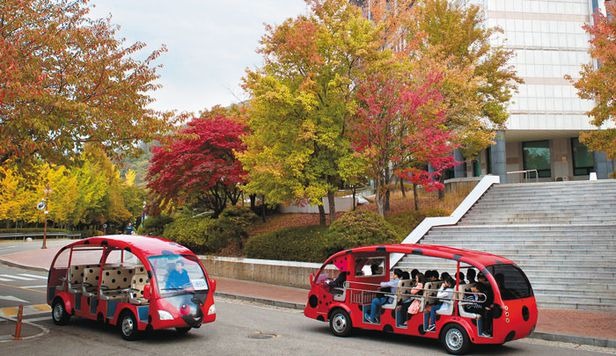
#> input picture Computer-Vision/bus.jpg, 616 x 356 px
$ python exercise3-1.py
#> lines starting #> are read from the running program, lines starting #| are printed output that depends on the picture; after the words box and inside, x2 and y2 are one past the last pixel; in counts of white or black regions, pixels touching at a corner belong together
import cv2 as cv
import sys
import matplotlib.pyplot as plt

img = cv.imread('bus.jpg')
#> img is the input picture: shape (356, 616, 3); mean B, G, R 103.9, 126.6, 150.9

if img is None:
    sys.exit('파일을 찾을 수 없습니다.')

gray = cv.cvtColor(img, cv.COLOR_BGR2GRAY)
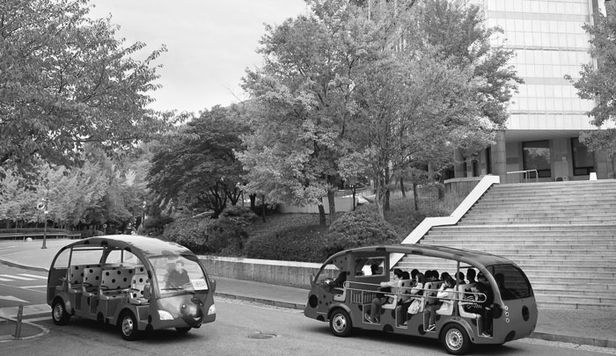
#> gray: shape (356, 616); min 0, max 255, mean 131.3

(thresh, binary_img) = cv.threshold(gray, 50, 255, cv.THRESH_BINARY)
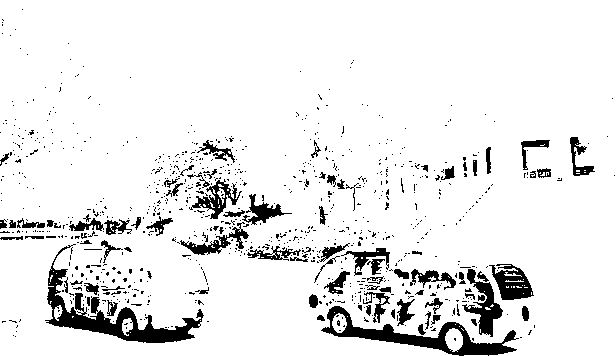
#> binary_img: shape (356, 616); 91.5% white; 875 black regions (787 under 20 px), largest, box (x1, y1, x2, y2) and area: (45, 244, 204, 343) 3194, (321, 306, 519, 356) 2500, (462, 269, 503, 337) 975

cv.imwrite('bus_bin.jpg', binary_img)

cv.imshow('Color Image', img)
cv.imshow('Gray Image', gray)
cv.imshow('Binary Image', binary_img)

cv.waitKey()
cv.destroyAllWindows()

$ run again, with Computer-Vision/house.jpg copied over Computer-Vision/bus.jpg
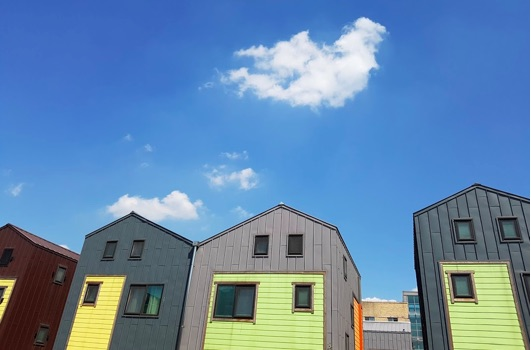
#> input picture Computer-Vision/house.jpg, 531 x 350 px
#> img is the input picture: shape (350, 531, 3); mean B, G, R 172, 135.4, 99.8
#> `gray = cv.cvtColor(img, cv.COLOR_BGR2GRAY)`:
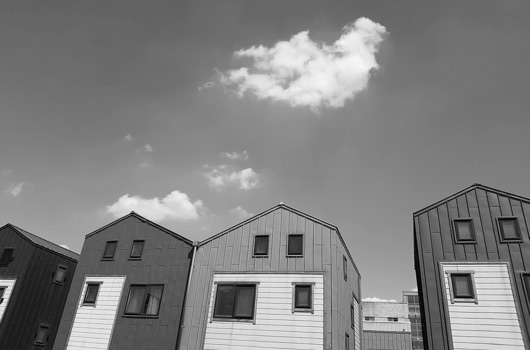
#> gray: shape (350, 531); min 0, max 255, mean 128.9
#> `(thresh, binary_img) = cv.threshold(gray, 50, 255, cv.THRESH_BINARY)`:
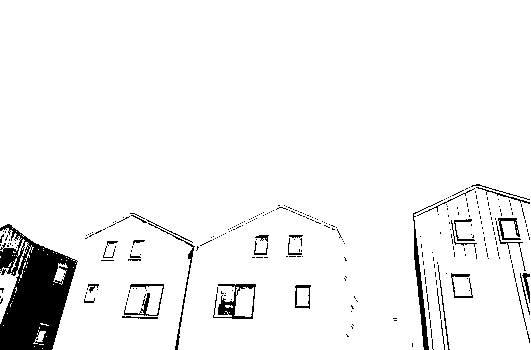
#> binary_img: shape (350, 531); 94.6% white; 297 black regions (263 under 20 px), largest, box (x1, y1, x2, y2) and area: (0, 224, 78, 350) 5880, (413, 200, 443, 350) 579, (213, 284, 256, 319) 502
